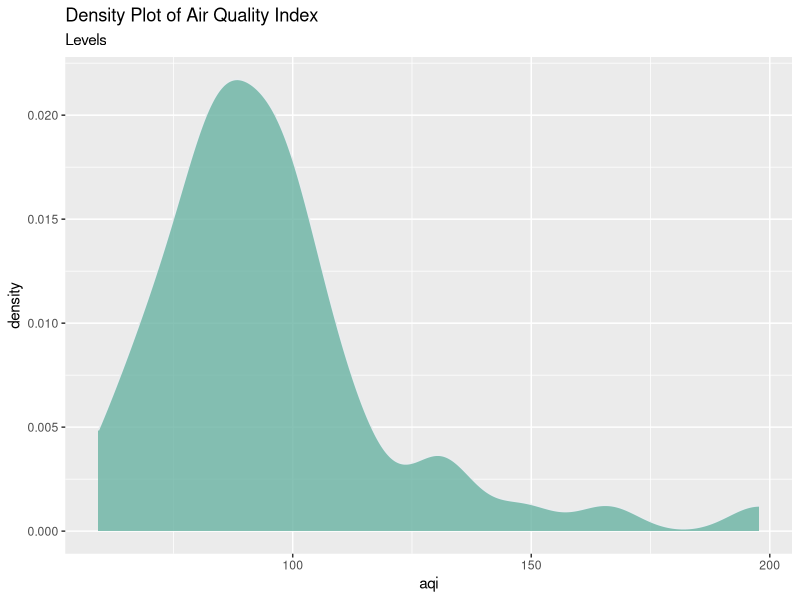
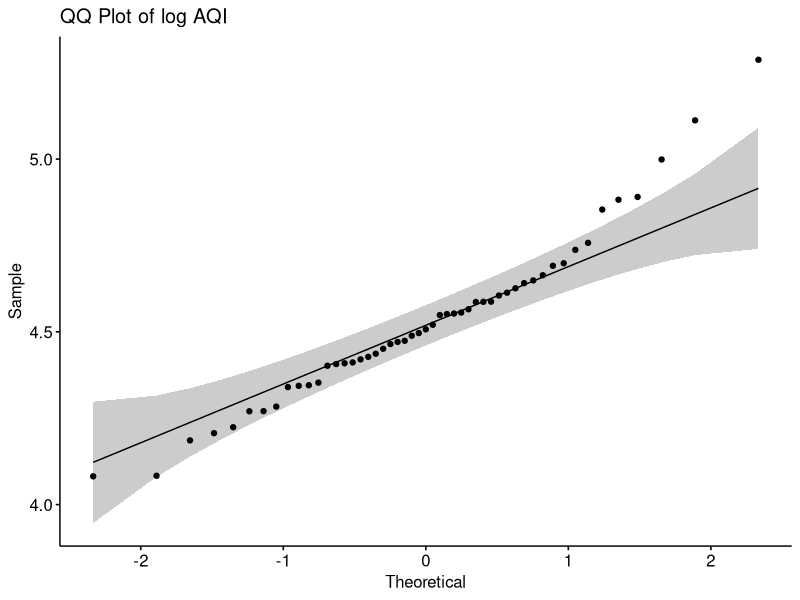
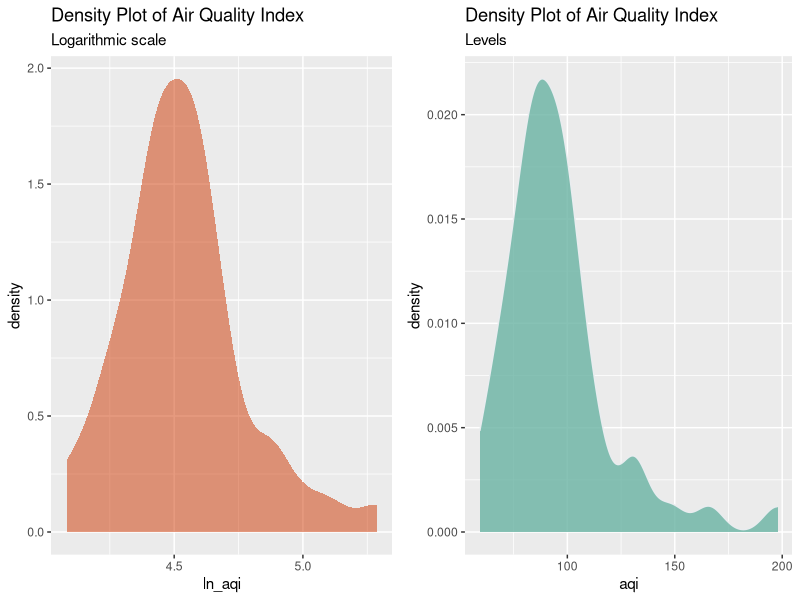

Generate these figures, in order, with R:
## ---- chunk 1
knitr::opts_chunk$set(echo = FALSE)
## ---- chunk 2
library(ggplot2)
library(dplyr)
dataset <- read.csv("usa_final.csv", sep=',', header = TRUE, dec = ".")
dataset %>%
    ggplot(aes(x=aqi)) +
    geom_density(fill="#69b3a2", color="#e9ecef", alpha=0.8)+
    labs(title = 'Density Plot of Air Quality Index', subtitle='Levels')
## ---- chunk 3
shapiro.test(dataset$aqi)
## ---- chunk 4
dataset <- dataset %>% mutate(ln_aqi=log(dataset$aqi))
shapiro.test(dataset$ln_aqi)
## ---- chunk 5
library(ggpubr)
ggqqplot(dataset$ln_aqi, title = "QQ Plot of log AQI")
## ---- chunk 6
library(ggpubr)
d1 <- dataset %>%
  ggplot(aes(x=ln_aqi)) +
  geom_density(fill="orangered3", color=FALSE, alpha=0.5)+
  labs(title = 'Density Plot of Air Quality Index', subtitle='Logarithmic scale')
d2 <- dataset %>%
    ggplot(aes(x=aqi)) +
    geom_density(fill="#69b3a2", color="#e9ecef", alpha=0.8)+
    labs(title = 'Density Plot of Air Quality Index', subtitle='Levels')
ggarrange(d1, d2, 
          ncol = 2, nrow = 1)
